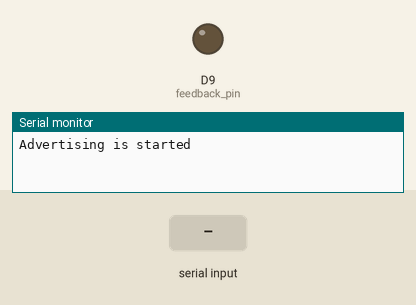
This sketch was run on a simulated nRF52 board. On the bench: output pins drawn as LEDs (lit = HIGH), the last lines printed to the serial monitor. The test bench sets the inputs (shaded band). A phone connects over Bluetooth LE 3 s after start.

Above: at 1.2 s.
1.3 s: "hands_washed" received over the second serial link
2.8 s: "not_washed" received over the second serial link
At 3.7 s:
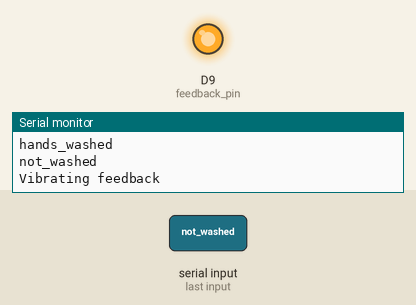
4.3 s: "1" received over the second serial link
Timing chart, 0 to 7.3 s (numbered marks = the images above; inputs shaded):
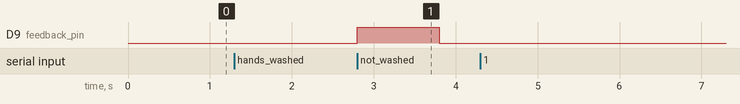

The sketch:

Wearable_V1B_vibrating.ino
```cpp
#include <bluefruit.h>

#define feedback_pin 9

// Custom UUID used to differentiate this device.
// Use any online UUID generator to generate a valid UUID.
// Note that the byte order is reversed ... CUSTOM_UUID
// below corresponds to the follow value:
// e75cc8dc-7dfa-49d5-aa50-007d36c08b9a               this uuid is for the wearable ID
const uint8_t CUSTOM_UUID[] =
{
    0x9A, 0x8B, 0x6C, 0x36, 0x7D, 0x00, 0x50, 0xAA,
    0xD5, 0x49, 0xFA, 0x7D, 0xDC, 0xC8, 0x5C, 0xE7
};
BLEUuid Wearable_UUID = BLEUuid(CUSTOM_UUID);

// e4a6f2a1-2967-4479-be73-f6f4b5cd07f8                this uuid is for the dispensers
const uint8_t CUSTOM_UUID2[] =
{
    0xF8, 0x07, 0xCD, 0xB5, 0xF4, 0xF6, 0x73, 0xBE,
    0x79, 0x44, 0x67, 0x29, 0xA1, 0xF2, 0xA6, 0xE4
};
BLEUuid Dispenser_UUID = BLEUuid(CUSTOM_UUID2);

// Add BLE services
BLEUart wearable;       // uart over ble, as the peripheral

char Wearable_ID[4+1] = "D001";     // D: doctor; N: nurse;

void setup()
{

//  Serial.begin(115200);
//  while ( !Serial ) delay(10);   // for nrf52840 with native usb    open serial port to enable advertising
//  delay(100);
//  Serial.println("Wearable test");
//  Serial.println("----------------------------------------\n");

  pinMode(feedback_pin, OUTPUT);
  digitalWrite(feedback_pin, LOW);

  // Config the peripheral connection with maximum bandwidth
  // more SRAM required by SoftDevice
  // Note: All config***() function must be called before begin()
  Bluefruit.configPrphBandwidth(BANDWIDTH_MAX);

  Bluefruit.begin();
  // Set max power. Accepted values are: -40, -30, -20, -16, -12, -8, -4, 0, 4
  Bluefruit.setTxPower(4);
  Bluefruit.setName(Wearable_ID);            // room No. dispenser No.

  //Bluefruit.setName(getMcuUniqueID()); // useful testing with multiple central connections
  Bluefruit.setConnectCallback(connect_callback);
  Bluefruit.setDisconnectCallback(disconnect_callback);

  /* Set the LED interval for blinky pattern on BLUE LED */
  Bluefruit.setConnLedInterval(1000);

  // Configure and Start BLE Uart Service
  wearable.begin();
  wearable.setRxCallback(prph_bleuart_rx_callback);

  // Set up and start advertising
  startAdv();

  Serial.println("Advertising is started");
}

void startAdv(void)
{
  // Advertising packet
  Bluefruit.Advertising.addFlags(BLE_GAP_ADV_FLAGS_LE_ONLY_GENERAL_DISC_MODE);
  Bluefruit.Advertising.addTxPower();
  Bluefruit.ScanResponse.addUuid(Wearable_UUID);              // the scanresponse can be advertised when requested
  Bluefruit.ScanResponse.addName();                           // scanresponse can double the advertisiing package (62 bytes)
  // Bluefruit.Advertising.addName();

  /* Start Advertising
   * - Enable auto advertising if disconnected
   * - Interval:  fast mode = 20 ms, slow mode = 152.5 ms   can be modified
   * - Timeout for fast mode is 30 seconds
   * - Start(timeout) with timeout = 0 will advertise forever (until connected)
   *
   * For recommended advertising interval
   * https://developer.apple.com/library/content/qa/qa1931/_index.html
   */
  Bluefruit.Advertising.setStopCallback(adv_stop_callback);
  Bluefruit.Advertising.restartOnDisconnect(true);
  Bluefruit.Advertising.setInterval(50, 100);          // in units of 0.625 ms, set advertising intervals, the first is fast mode, the second is slow mode
  Bluefruit.Advertising.setFastTimeout(1);           // number of seconds in fast mode   // try to not use the fast advertising mode
  Bluefruit.Advertising.start(0);                     // Stop advertising entirely after ADV_TIMEOUT seconds; 0 forever
}

// callback invoked when central connects
void connect_callback(uint16_t conn_handle)
{
  char central_name[32] = { 0 };
  Bluefruit.Gap.getPeerName(conn_handle, central_name, sizeof(central_name));

  Serial.print("Connected to ");
  Serial.println(central_name);
}

void disconnect_callback(uint16_t conn_handle, uint8_t reason)
{
  (void) conn_handle;
  (void) reason;

  Serial.println();
  Serial.println("Disconnected");
}

void prph_bleuart_rx_callback(void)
{
  // receive data from dispenser
  // char str[2];
  // wearable.read(str, 2);                           // this needs to know the size

  // Serial.print("[Prph] RX: ");
  // Serial.println(str);

  String Waiting_BLEuart;                             // a good way to read string without knowing its size;
  while (wearable.available())
  {
    uint8_t inChar = (uint8_t)wearable.read();        // ble uart send uint8_t
    Waiting_BLEuart += (char)inChar;                  // uint8_t -> char -> string
  }

  Serial.println(Waiting_BLEuart);

  if (Waiting_BLEuart == "hands_washed")
  {
    uint8_t write_buf[] = "rec";                 // rec: received
//uint8_t write_buf[10];// = "received";

    wearable.write(write_buf, sizeof(write_buf));     // received acknowledgement sent to dispenser
  }

  if (Waiting_BLEuart == "not_washed")
  {
    uint8_t write_buf2[] = "rec";                  // rec: received
    wearable.write(write_buf2, sizeof(write_buf2));     // received acknowledgement sent to dispenser

    // adding vibrating feedback
    Serial.println("Vibrating feedback");
    digitalWrite(feedback_pin, HIGH);
    delay(1000);
    digitalWrite(feedback_pin, LOW);

  }
}

/**
 * Callback invoked when advertising is stopped by timeout
 */
void adv_stop_callback(void)
{
  Serial.println("Advertising time passed, advertising will now stop.");
}

void loop()
{

}
```

Measured:
- after the input at 2.8 s, D9 (feedback_pin): LOW → HIGH at once, → LOW 1.0 s later
